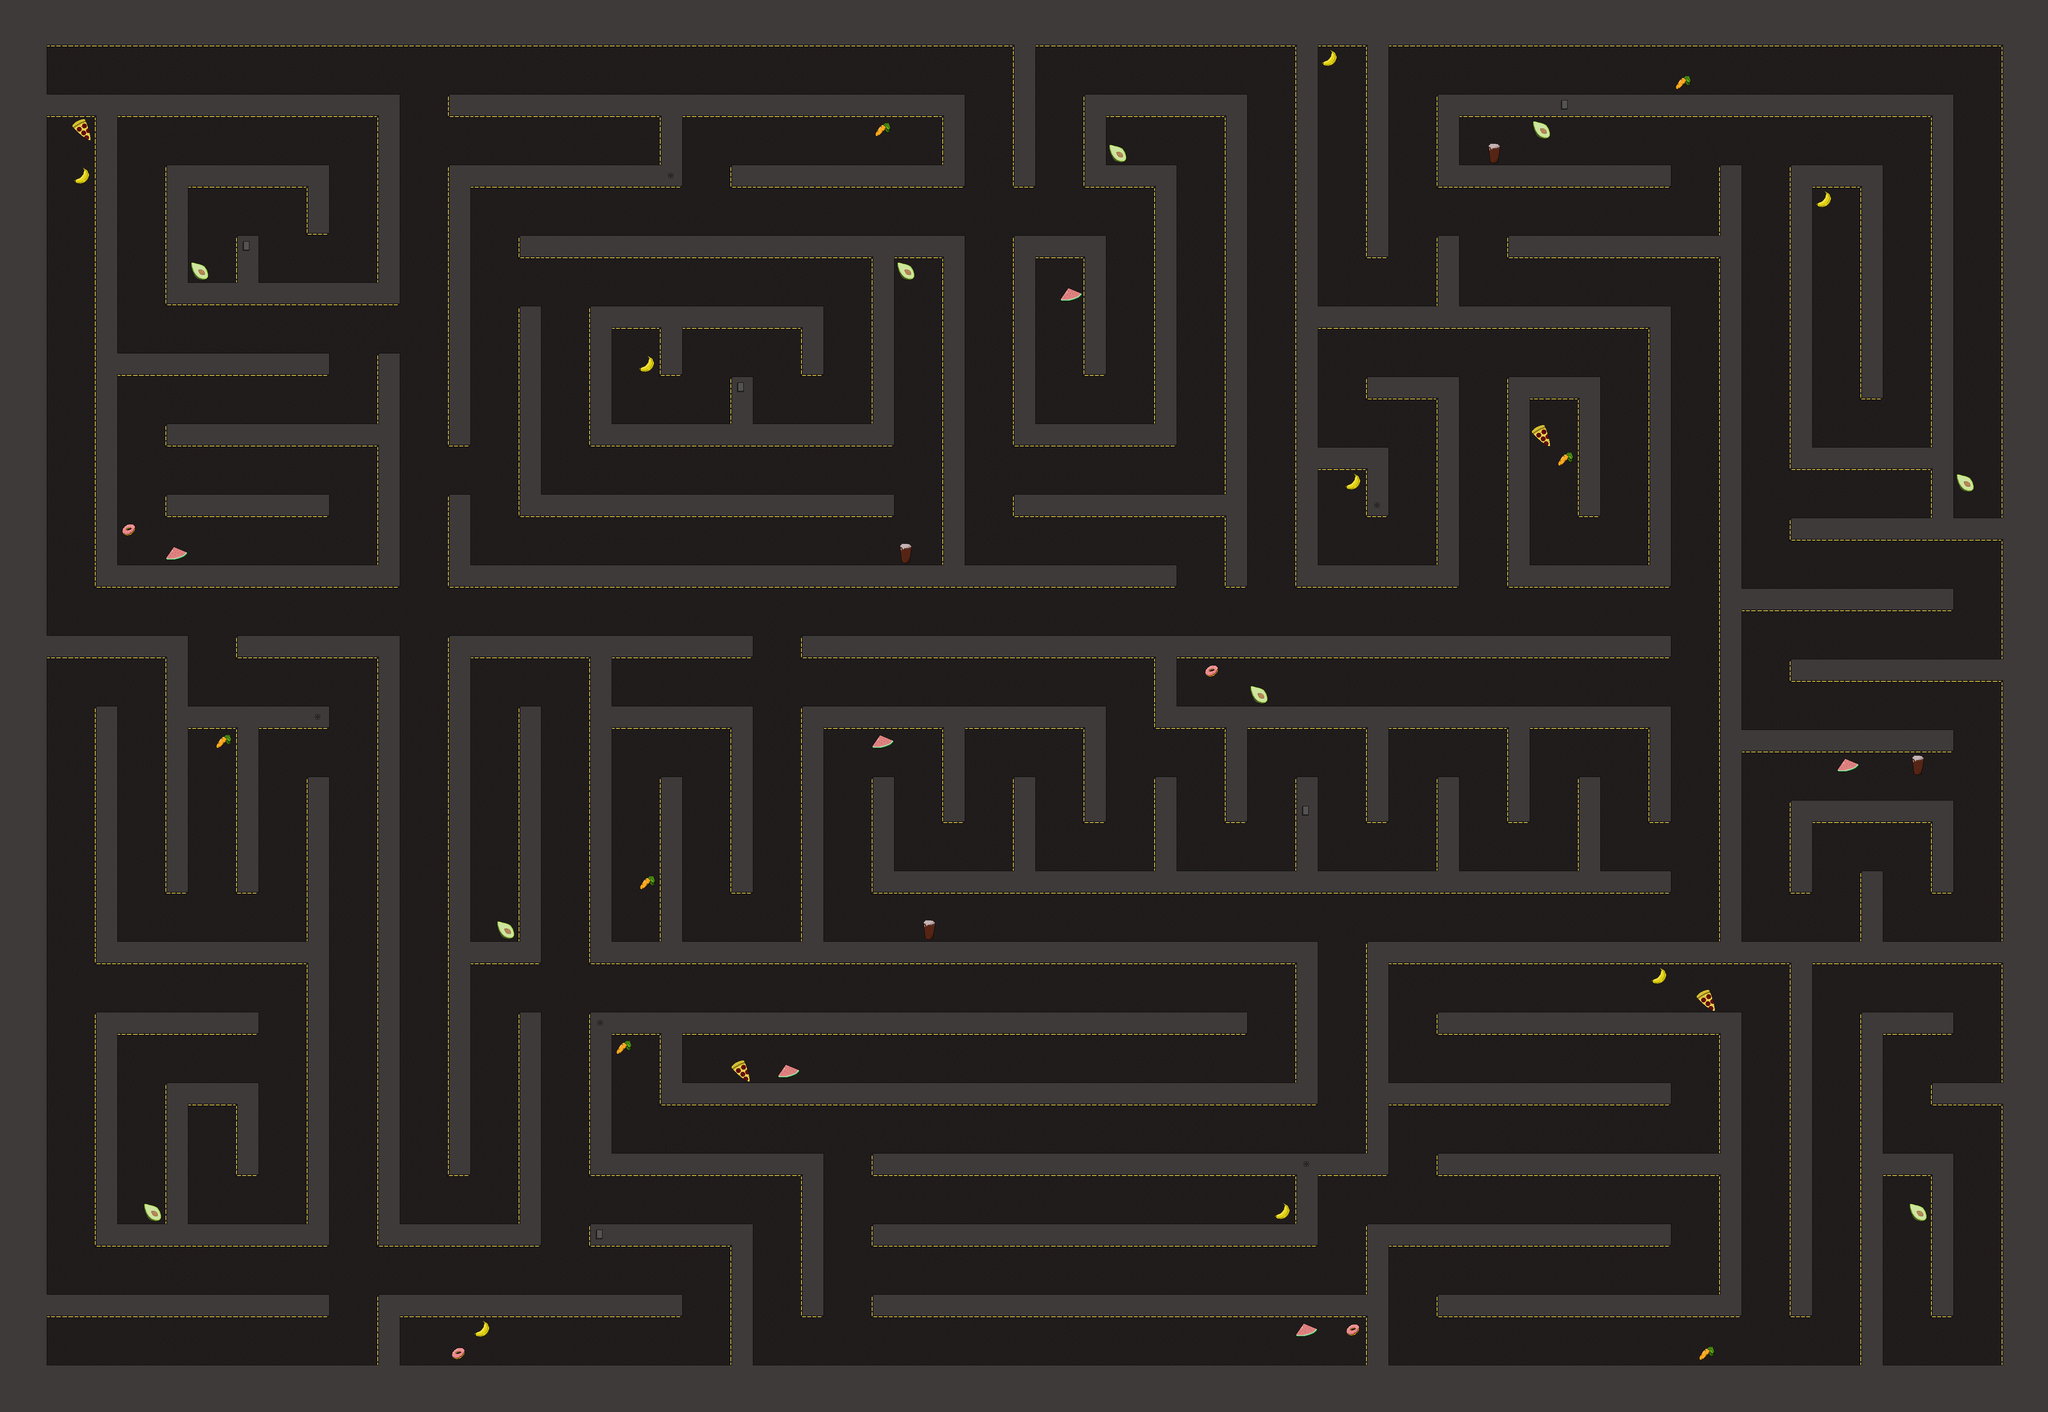

This is a level from a 2D game, rendered from its Tiled map with the project's own tilesets. A one-line summary and the map file follow, with tile-layer data summarised:
An orthogonal 87x60 tile map with 64x64 px tiles, 5 tile layers (ground, wall_tiles, wall_stuff, bad_tiles, ...), 2 hidden layers not drawn, 5 tilesets and 204 objects.

<map version="1.2" tiledversion="1.2.2" orientation="orthogonal" renderorder="right-down" width="87" height="60" tilewidth="64" tileheight="64" infinite="0" nextlayerid="22" nextobjectid="213">
 <tileset firstgid="1" name="nytilet" tilewidth="64" tileheight="64" tilecount="26" columns="26">
  <image source="nytilet.png" width="1664" height="64" />
 </tileset>
 <tileset firstgid="27" name="maali_placeholder" tilewidth="64" tileheight="64" tilecount="1" columns="1">
  <image source="../maali_placeholder.png" width="64" height="64" />
 </tileset>
 <tileset firstgid="28" name="bad_objects" tilewidth="64" tileheight="64" tilecount="3" columns="3">
  <image source="../bad_objects.png" width="192" height="64" />
 </tileset>
 <tileset firstgid="31" name="good_objects" tilewidth="64" tileheight="64" tilecount="4" columns="4">
  <image source="../good_objects.png" width="256" height="64" />
 </tileset>
 <tileset firstgid="35" name="ny_roof_stuff" tilewidth="64" tileheight="64" tilecount="2" columns="2">
  <image source="ny_roof_stuff.png" width="128" height="64" />
 </tileset>
 <objectgroup id="6" name="startpos">
  <object id="138" x="192" y="3648">
   <point />
  </object>
 </objectgroup>
 <layer id="15" name="ground" width="87" height="60">
  <data>[5220 cells, 5220 non-empty, 1 distinct tile ids]</data>
 </layer>
 <layer id="16" name="wall_tiles" width="87" height="60">
  <data>[5220 cells, 2006 non-empty, 23 distinct tile ids]</data>
 </layer>
 <layer id="17" name="wall_stuff" width="87" height="60" locked="1">
  <data>[5220 cells, 10 non-empty, 2 distinct tile ids]</data>
 </layer>
 <objectgroup id="4" name="wall_objects">
  <object id="1" x="0" y="0" width="4800" height="128" />
  <object id="2" x="0" y="256" width="1088" height="64" />
  <object id="4" x="0" y="320" width="128" height="3520" />
  <object id="5" x="128" y="3712" width="4672" height="128" />
  <object id="8" x="3712" y="128" width="64" height="576" />
  <object id="9" x="3904" y="256" width="64" height="256" />
  <object id="10" x="3968" y="256" width="704" height="64" />
  <object id="11" x="3968" y="448" width="576" height="64" />
  <object id="12" x="4096" y="640" width="576" height="64" />
  <object id="13" x="3520" y="128" width="64" height="1472" />
  <object id="14" x="3584" y="1216" width="192" height="64" />
  <object id="15" x="3712" y="1280" width="64" height="128" />
  <object id="16" x="3584" y="1536" width="384" height="64" />
  <object id="17" x="3712" y="1024" width="256" height="64" />
  <object id="18" x="3904" y="1088" width="64" height="448" />
  <object id="19" x="3904" y="640" width="64" height="192" />
  <object id="20" x="3584" y="832" width="960" height="64" />
  <object id="21" x="4480" y="896" width="64" height="704" />
  <object id="22" x="4096" y="1024" width="256" height="64" />
  <object id="23" x="4288" y="1088" width="64" height="320" />
  <object id="24" x="4096" y="1088" width="64" height="512" />
  <object id="25" x="4160" y="1536" width="320" height="64" />
  <object id="26" x="2752" y="128" width="64" height="384" />
  <object id="27" x="2944" y="256" width="64" height="256" />
  <object id="28" x="3008" y="448" width="192" height="64" />
  <object id="29" x="3008" y="256" width="384" height="64" />
  <object id="30" x="3328" y="320" width="64" height="1280" />
  <object id="31" x="3136" y="512" width="64" height="704" />
  <object id="32" x="2752" y="1344" width="576" height="64" />
  <object id="33" x="2752" y="640" width="256" height="64" />
  <object id="34" x="2944" y="704" width="64" height="320" />
  <object id="35" x="2752" y="704" width="64" height="512" />
  <object id="36" x="2816" y="1152" width="320" height="64" />
  <object id="37" x="2176" y="1728" width="2368" height="64" />
  <object id="38" x="3136" y="1792" width="64" height="192" />
  <object id="39" x="3200" y="1920" width="1344" height="64" />
  <object id="40" x="4480" y="1984" width="64" height="256" />
  <object id="41" x="4096" y="1984" width="64" height="256" />
  <object id="42" x="3712" y="1984" width="64" height="256" />
  <object id="43" x="3328" y="1984" width="64" height="256" />
  <object id="44" x="4288" y="2112" width="64" height="256" />
  <object id="45" x="3904" y="2112" width="64" height="256" />
  <object id="46" x="3520" y="2112" width="64" height="256" />
  <object id="47" x="3136" y="2112" width="64" height="256" />
  <object id="48" x="2752" y="2112" width="64" height="256" />
  <object id="49" x="2368" y="2112" width="64" height="256" />
  <object id="50" x="2368" y="2368" width="2176" height="64" />
  <object id="51" x="2944" y="1920" width="64" height="320" />
  <object id="52" x="2176" y="1920" width="768" height="64" />
  <object id="53" x="2560" y="1984" width="64" height="256" />
  <object id="54" x="2176" y="1984" width="64" height="576" />
  <object id="55" x="3712" y="2560" width="960" height="64" />
  <object id="56" x="3904" y="2752" width="768" height="64" />
  <object id="57" x="3712" y="2624" width="64" height="576" />
  <object id="58" x="3776" y="2944" width="768" height="64" />
  <object id="59" x="3904" y="3136" width="768" height="64" />
  <object id="60" x="3712" y="3328" width="832" height="64" />
  <object id="61" x="3712" y="3392" width="64" height="320" />
  <object id="63" x="3904" y="3520" width="768" height="64" />
  <object id="64" x="2368" y="3136" width="1344" height="64" />
  <object id="65" x="3520" y="3200" width="64" height="192" />
  <object id="66" x="2368" y="3328" width="1152" height="64" />
  <object id="67" x="2368" y="3520" width="1344" height="64" />
  <object id="68" x="3520" y="2560" width="64" height="448" />
  <object id="69" x="1600" y="2560" width="1920" height="64" />
  <object id="71" x="1600" y="2752" width="1792" height="64" />
  <object id="72" x="1792" y="2816" width="64" height="192" />
  <object id="73" x="1856" y="2944" width="1664" height="64" />
  <object id="74" x="1600" y="2816" width="64" height="384" />
  <object id="75" x="1664" y="3136" width="576" height="64" />
  <object id="76" x="2176" y="3200" width="64" height="384" />
  <object id="77" x="1600" y="3328" width="448" height="64" />
  <object id="78" x="1984" y="3392" width="64" height="320" />
  <object id="79" x="1024" y="3520" width="64" height="192" />
  <object id="80" x="1088" y="3520" width="768" height="64" />
  <object id="81" x="1216" y="256" width="1408" height="64" />
  <object id="82" x="2560" y="320" width="64" height="192" />
  <object id="83" x="1792" y="320" width="64" height="192" />
  <object id="84" x="1984" y="448" width="576" height="64" />
  <object id="85" x="1216" y="448" width="576" height="64" />
  <object id="86" x="1216" y="512" width="64" height="704" />
  <object id="87" x="1408" y="640" width="1216" height="64" />
  <object id="88" x="2560" y="704" width="64" height="832" />
  <object id="89" x="2368" y="704" width="64" height="512" />
  <object id="90" x="2176" y="832" width="64" height="192" />
  </objectgroup>
 <objectgroup id="9" name="goal_blocking_object">
  <!-- 1 objects omitted --></objectgroup>
 <objectgroup id="10" name="goal_object">
  <!-- 1 objects omitted --></objectgroup>
 <layer id="18" name="goal_ground" width="87" height="60" visible="0">
  <data>[5220 cells, 8 non-empty, 1 distinct tile ids]</data>
 </layer>
 <layer id="19" name="goal" width="87" height="60" visible="0">
  <data>[5220 cells, 6 non-empty, 3 distinct tile ids]</data>
 </layer>
 <layer id="20" name="bad_tiles" width="87" height="60">
  <data>[5220 cells, 12 non-empty, 3 distinct tile ids]</data>
 </layer>
 <objectgroup id="13" name="bad_objects">
  <!-- 12 objects omitted --></objectgroup>
 <layer id="21" name="good_tiles" width="87" height="60">
  <data>[5220 cells, 30 non-empty, 4 distinct tile ids]</data>
 </layer>
 <objectgroup id="14" name="good_objects">
  <!-- 30 objects omitted --></objectgroup>
</map>
<!-- 118 of 204 objects omitted -->
